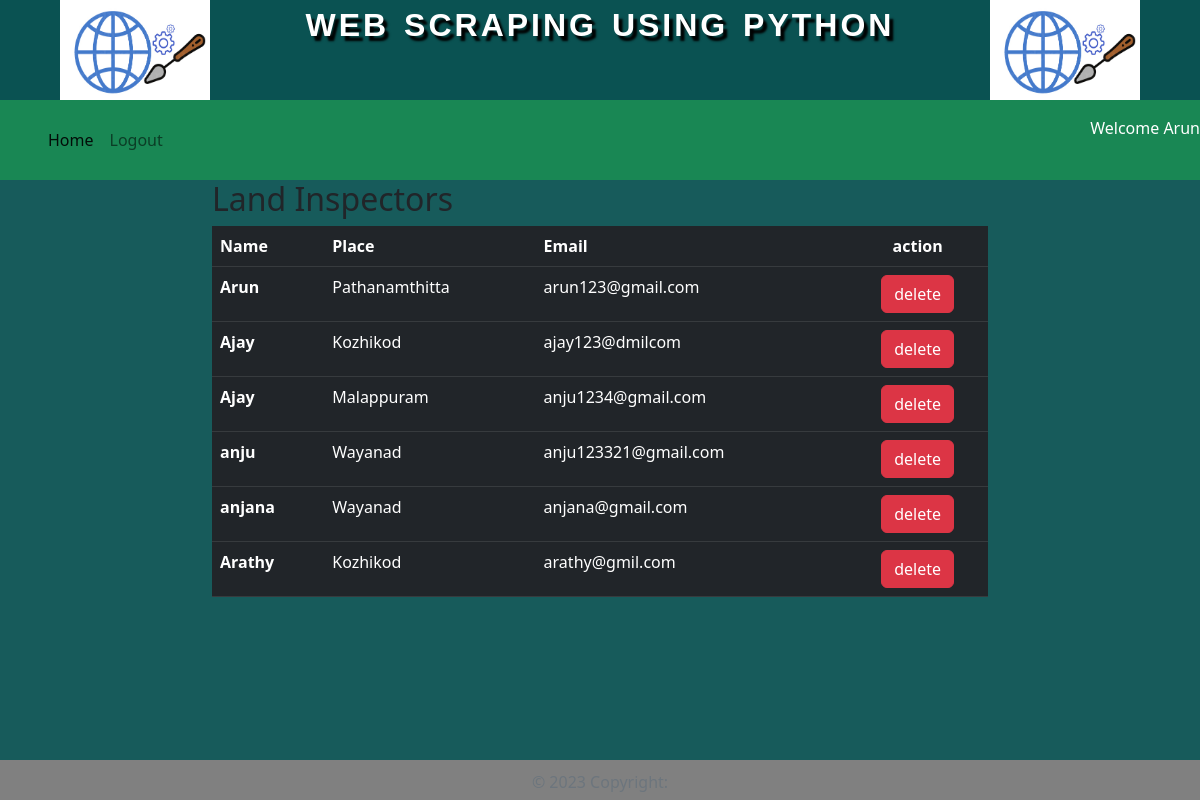
The app's page /allngo/ (signed in) with its own data.
### app/models.py (models this page shows)
class ngoreg(models.Model):
    name=models.CharField(max_length=200)
    email=models.CharField(max_length=200)
    password=models.CharField(max_length=200)
    place=models.CharField(max_length=200)
    mob=models.CharField(max_length=200)
    ward=models.CharField(max_length=200)

### app/views.py (the view)
# urls.py: path('allngo/', views.allngo, name='useruallngo'),
def allngo(request):
    works = ngoreg.objects.all()
    return render(request, 'allngos.html', {'ngos': works})

### app/templates/allngos.html
{% extends 'councillor.html' %}
{% block content %}
<div class="col-lg-12">
    <h2 class="page-header">Land Inspectors</h2>
                </div>
 <div class="row">
    <div class="col-md-12">
       <table class="table table-hover table-dark">
  <thead>
    <tr>
      <th scope="col">Name</th>
      <th scope="col">Place</th>
 <th scope="col">Email</th>
        <th  colspan="2" class="text-center">action</th>
    </tr>
  </thead>
  <tbody>
{% for com in ngos %}
    <tr>
      <th scope="row">{{com.name}}</th>
    <td>{{com.place}}</td>
        <td>{{com.email}}</td>
        <td colspan="2" class="text-center">
       <a href="{% url 'ngo_delete' com.id %}" class="btn btn-danger" id="{{com.id}}">delete</a>
        </td>
    </tr>
    {% endfor %}
  </tbody>
</table>
    </div>
  </div>
{% endblock %}

### app/templates/councillor.html (shortened to what this page needs)
{% load static %}
<!DOCTYPE html>
<html lang="en">
<head>
<link href="https://cdn.jsdelivr.net/npm/bootstrap@5.2.0-beta1/dist/css/bootstrap.min.css" rel="stylesheet">
<link rel="stylesheet" href="{% static 'index.css' %}">
<link href="https://unpkg.com/aos@2.3.1/dist/aos.css" rel="stylesheet">
</head>
<body class="backgnd" style="background-color:#0a5252f1" >
    <div id="index-page1">
     <div id="top-header"class="container-fluid">
<div id="logo"><img src="{% static 'scrapping.png' %}" style="width:150px;height:100px;"> </div>
     <div id="title"data-aos="fade-zoom-in" data-aos-easing="ease-out-cubic"
     data-aos-duration="2000"
     data-aos-anchor-placement="center-bottom">
      <h1 class="heading1">WEB SCRAPING USING PYTHON</h1>
     </div>
     <div id="logo" ><img src="{% static 'scrapping.png' %}" style="width:150px;height:100px;"> </div>
    </div>
     <div id="nav-header"data-aos="fade-left" data-aos-easing="ease-out-cubic"
     data-aos-duration="1000"
     data-aos-anchor-placement="center-bottom">
      <nav class="navbar navbar-expand-lg " id="index-header" style="background-color:#198754;">
        <div class="container-fluid">
          <div class="collapse navbar-collapse" id="navbarScroll" >
            <nav class="navbar navbar-expand-lg " style="background-color:#198754;">
  <div class="container-fluid">
    <div class="collapse navbar-collapse" id="navbarText">
      <ul class="navbar-nav me-auto mb-2 mb-lg-0">
        <li class="nav-item">
          <a class="nav-link active" aria-current="page" href="#">Home</a>
        </li>
           <li class="nav-item justify-content-end">
               {% block nav-logout %}<a class="nav-link" href="{% url 'logout' %}">Logout</a>{% endblock %}
        </li>
      </ul>
    </div>
  </div>
</nav>
          </div>
        </div>
          <span class="navbar-text text-white" >
        Welcome&nbsp;{% if 'member_type' in request.session %}{{request.session.name }}  {% endif %}&nbsp;
           </span>
      </nav>
     </div>
      <div class="container-fluid">
       <div class="row" data-aos="flip-right" data-aos-easing="ease-out-cubic"
       data-aos-duration="1000">
       <div class="col-md-2">
       </div>
       <div class="col-md-8">
 {% block content %}
       {% endblock %}
       </div>
 </div>
 </div>
  <footer class="footer" id="footer">
      <div class="container">
<center> <span class="text-muted" style="margin:auto">  © 2023 Copyright: <a class="text-white" href="#"></a></span>
</center>
      </div>
    </footer>
</body>
</html>

### app/templates/councillor.html (style rules this page uses)
* { margin:0; padding: 0; box-sizing: border-box; }
body { background-color: rgb(17, 134, 155); }
#top-header { display: flex; justify-content: space-around; background-color: rgb(10, 82, 82); }
#top-header .heading1 { color:white; font-size: 2em; font-family: sans-serif; font-weight: 800; text-align: center; text-shadow: 4px 5px 2.2px black; letter-spacing: 3px; word-spacing: 3px; padding-top: 6px; }
#index-header { background-color: rgb(1, 102, 116); }
ul ,li { list-style: none; }
#footer { position: fixed; padding: 10px 10px 0px 10px; bottom: 0; width: 100%; height: 40px; background: grey; }
.nav-item { color:blue; }

### records on screen
ngoreg: session.name "Arun", name "Arun", place "Pathanamthitta", email "arun123@gmail.com"
ngoreg: name "Ajay", place "Kozhikod", email "ajay123@dmilcom"
ngoreg: name "Ajay", place "Malappuram", email "anju1234@gmail.com"
ngoreg: name "anju", place "Wayanad", email "anju123321@gmail.com"
ngoreg: name "anjana", place "Wayanad", email "anjana@gmail.com"
ngoreg: name "Arathy", place "Kozhikod", email "arathy@gmil.com"
